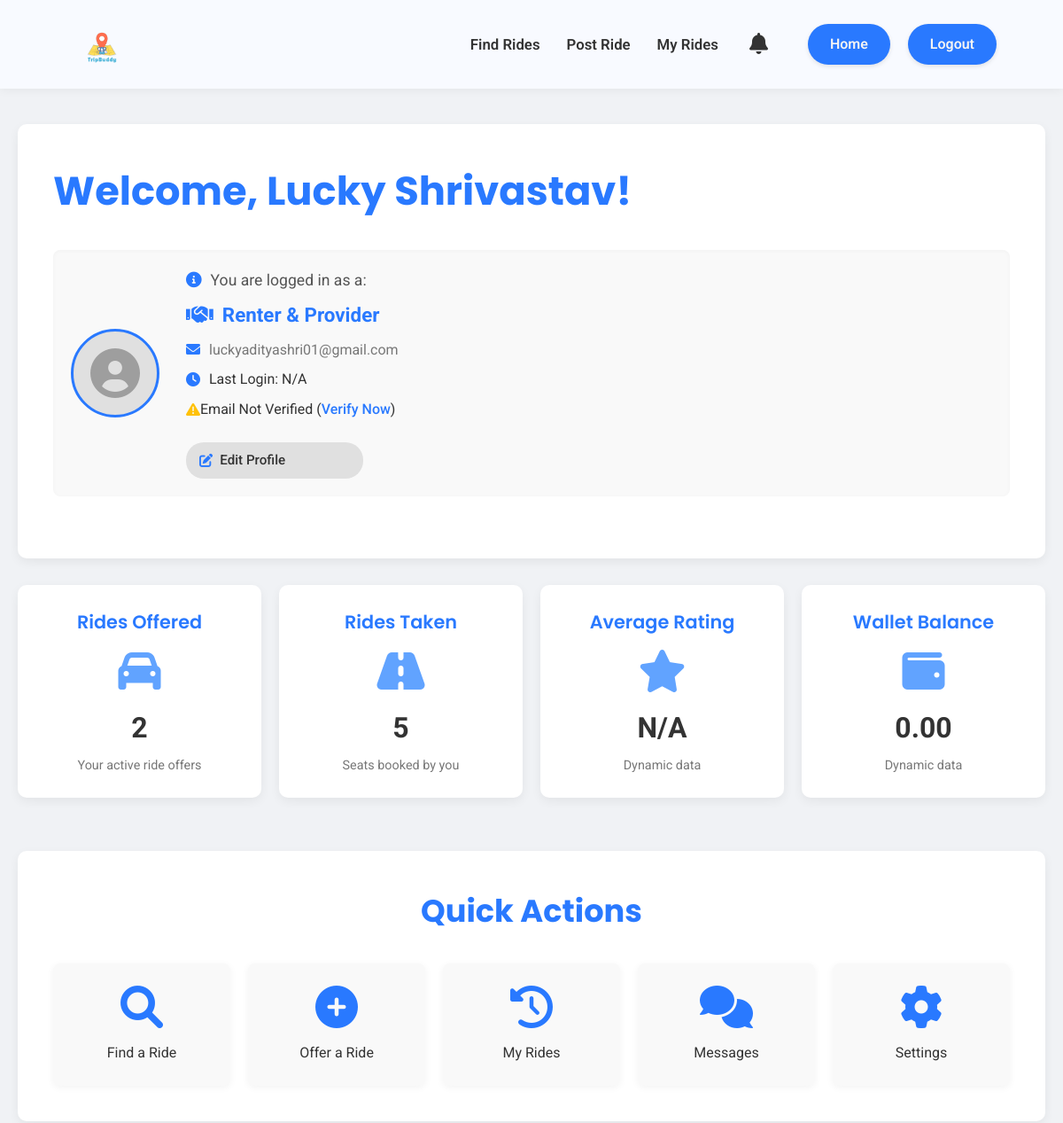
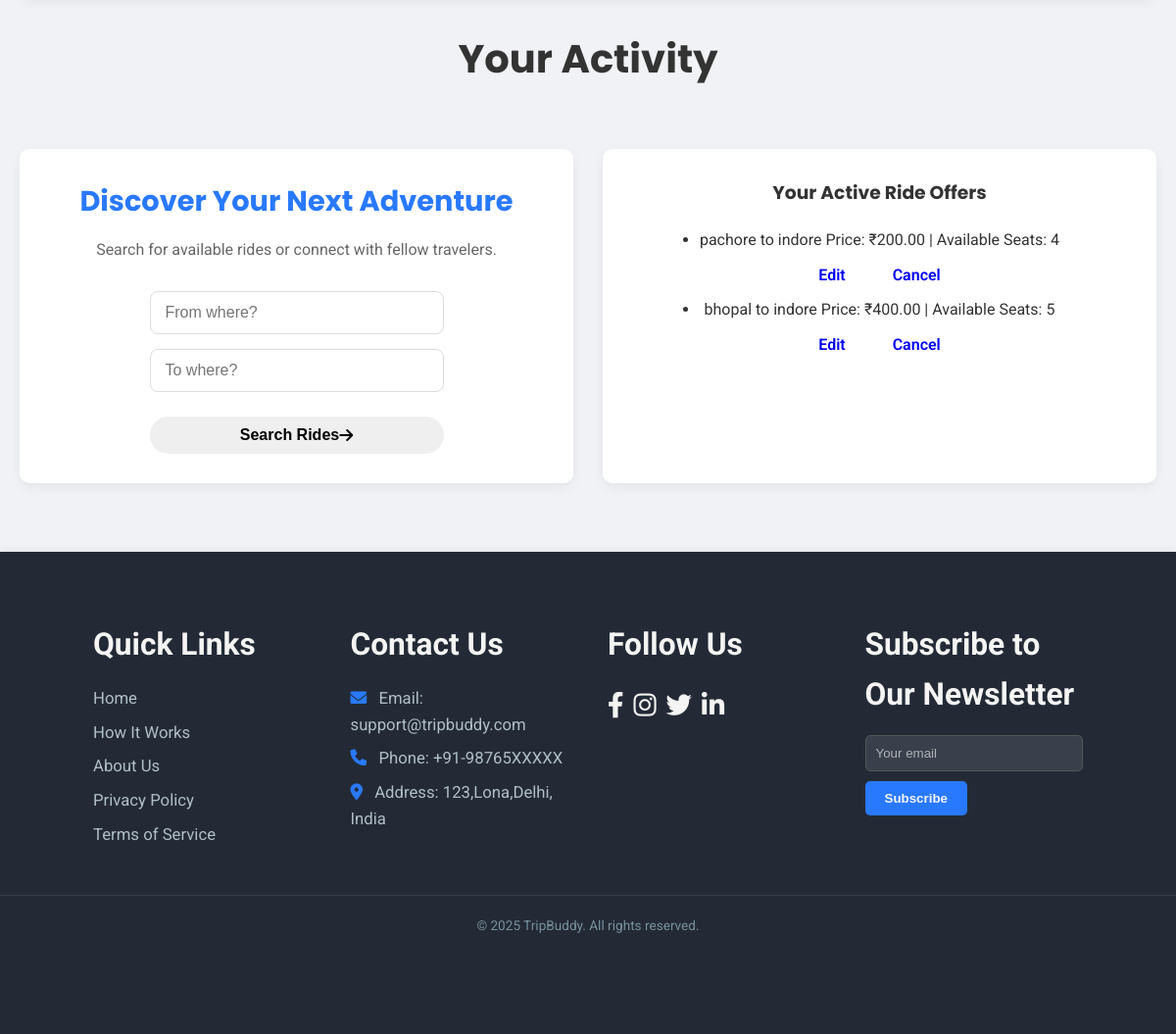
Page /dashboard (signed in) on the committed database (2 pictures, top to bottom).
### models.py (models this page shows, shortened)
class User(UserMixin, db.Model):
    id = db.Column(db.Integer, primary_key=True)
    username = db.Column(db.String(80), unique=True, nullable=False)
    email = db.Column(db.String(120), unique=True, nullable=False)
    password = db.Column(db.String(120), nullable=False)
    role = db.Column(db.String(20), nullable=False) # e.g., 'Renter', 'Provider'
    rides_created = db.relationship('Ride', backref='creator', lazy=True)
    rides_taken = db.Column(db.Integer, default=0, nullable=False)
    can_offer_rides = db.Column(db.Boolean, default=False, nullable=False)
    can_find_rides = db.Column(db.Boolean, default=False, nullable=False)
    received_notifications = db.relationship('Notification', backref='recipient', lazy=True, foreign_keys='Notification.user_id')

class Ride(db.Model):
    id = db.Column(db.Integer, primary_key=True)
    creator_id = db.Column(db.Integer, db.ForeignKey('user.id'), nullable=False)
    start_location = db.Column(db.String(100), nullable=False)
    end_location = db.Column(db.String(100), nullable=False)
    price = db.Column(db.Float, nullable=False)
    seats = db.Column(db.Integer, nullable=False)
    date = db.Column(db.Date, nullable=False)
    time = db.Column(db.String(20), nullable=False) # Store time as string (e.g., "10:00 AM")
    description = db.Column(db.Text, nullable=True)

### app.py (the view)
@app.route('/dashboard')
@login_required
def dashboard():
    user_rides = Ride.query.filter_by(creator_id=current_user.id).all()
    rides_offered_count = len(user_rides)
    rides_taken_count = current_user.rides_taken
    return render_template('dashboard.html',
                           name=current_user.username,
                           role=current_user.role,
                           user_rides=user_rides,
                           rides_offered_count=rides_offered_count,
                           rides_taken_count=rides_taken_count,
                           can_offer_rides=current_user.can_offer_rides,
                           can_find_rides=current_user.can_find_rides)

### app.py (called while the page is built)
@login_manager.user_loader
def load_user(user_id):
    return User.query.get(int(user_id))

### templates/dashboard.html (shortened to what this page needs)
<!DOCTYPE html>
<html lang="en">
<head>
    <link rel="stylesheet" href="https://cdnjs.cloudflare.com/ajax/libs/font-awesome/6.0.0-beta3/css/all.min.css">
    <link rel="stylesheet" href="{{ url_for('static', filename='css/main.css') }}">
    <link rel="stylesheet" href="{{ url_for('static', filename='css/dashboard.css') }}">
</head>
<body>
    <header class="dashboard-header">
        <div class="header-container">
            <div class="logo">
                <img src="{{ url_for('static', filename='images/tripbuddy.png') }}" alt="TripBuddy Logo" class="logo-img">
            </div>
            <div class="header-right-section">
                <nav class="dashboard-nav-header">
                    <ul>
                        <li><a href="{{ url_for('find_rides') }}" {% if not can_find_rides %}class="disabled-link"{% endif %}>Find Rides</a></li>
                        <li><a href="{{ url_for('post_ride') }}" {% if not can_offer_rides %}class="disabled-link"{% endif %}>Post Ride</a></li>
                        <li><a href="{{ url_for('my_rides') }}">My Rides</a></li>
                    </ul>
                </nav>
                <div class="header-actions">
    <button class="notification-bell" aria-label="Notifications">
        <i class="fas fa-bell"></i>
        <span class="notification-badge" id="notification-count">0</span> </button>
    <a href="{{ url_for('home') }}" class="logout-btn-header">Home</a>
    <a href="{{ url_for('logout') }}" class="logout-btn-header">Logout</a>
</div>
            </div>
        </div>
    </header>
    <main>
        <div class="dashboard-content">
            <h1 class="welcome-heading">Welcome, {{ name }}!</h1>
            <div class="user-summary-section">
                <div class="user-avatar-placeholder">
                    <i class="fas fa-user-circle"></i> </div>
                <div class="user-details">
                    <p class="logged-in-as"><i class="fas fa-info-circle info-icon"></i> You are logged in as a:</p>
                    <p class="user-role-display">
                        {% if role == 'Renter' %}
                            <i class="fas fa-user-tag role-icon"></i> Renter
                        {% elif role == 'Provider' %}
                            <i class="fas fa-car-side role-icon"></i> Provider
                        {% elif role == 'Renter, Provider' %}
                            <i class="fas fa-handshake role-icon"></i> Renter & Provider
                        {% else %}
                            <i class="fas fa-user role-icon"></i> {{ role }} {% endif %}
                    </p>
                    <p class="user-email-display"><i class="fas fa-envelope email-icon"></i> {{ current_user.email }}</p>
                    <p class="user-meta-info"><i class="fas fa-clock meta-icon"></i> Last Login: {{ current_user.last_login_date | default('N/A') }}</p>
                    <p class="user-meta-info">
                        {% if current_user.is_email_verified %}
                            <i class="fas fa-check-circle verified-icon"></i> Email Verified
                        {% else %}
                            <i class="fas fa-exclamation-triangle unverified-icon"></i> Email Not Verified (<a href="#" class="verify-link">Verify Now</a>)
                        {% endif %}
                    </p>
                    <a href="#" class="edit-profile-link"><i class="fas fa-edit"></i> Edit Profile</a>
                </div>
            </div>
        </div>
        <div class="dashboard-stats-grid">
            <div class="stat-card">
                <h3 class="stat-title">Rides Offered</h3>
                <i class="fas fa-car stat-icon"></i>
                <p class="stat-value">{{ rides_offered_count | default(0) }}</p>
                <p class="stat-description">Your active ride offers</p>
            </div>
            <div class="stat-card">
                <h3 class="stat-title">Rides Taken</h3>
                <i class="fas fa-road stat-icon"></i>
                <p class="stat-value">{{ rides_taken_count | default(0) }}</p>
                <p class="stat-description">Seats booked by you</p>
            </div>
            <div class="stat-card">
                <h3 class="stat-title">Average Rating</h3>
                <i class="fas fa-star stat-icon"></i>
                <p class="stat-value">{{ average_rating | default('N/A') }}</p>
                <p class="stat-description">Dynamic data</p>
            </div>
            <div class="stat-card">
                <h3 class="stat-title">Wallet Balance</h3>
                <i class="fas fa-wallet stat-icon"></i>
                <p class="stat-value">{{ wallet_balance | default('0.00') }}</p>
                <p class="stat-description">Dynamic data</p>
            </div>
        </div>
        <section class="quick-actions-section">
            <h2 class="quick-actions-heading">Quick Actions</h2>
            <div class="action-grid">
                <a href="{{ url_for('find_rides') }}" class="action-card {% if not can_find_rides %}disabled-card{% endif %}">
                    <i class="fas fa-search action-icon"></i>
                    <p class="action-text">Find a Ride</p>
                </a>
                <a href="{{ url_for('post_ride') }}" class="action-card {% if not can_offer_rides %}disabled-card{% endif %}">
                    <i class="fas fa-plus-circle action-icon"></i>
                    <p class="action-text">Offer a Ride</p>
                </a>
                <a href="{{ url_for('my_rides') }}" class="action-card">
                    <i class="fas fa-history action-icon"></i>
                    <p class="action-text">My Rides</p>
                </a>
                <a href="#" class="action-card">
                    <i class="fas fa-comments action-icon"></i>
                    <p class="action-text">Messages</p>
                </a>
                <a href="#" class="action-card">
                    <i class="fas fa-cog action-icon"></i>
                    <p class="action-text">Settings</p>
                </a>
            </div>
        </section>
        <h2 class="main-activity-title">Your Activity</h2>
        <section class="activity-cards-grid">
            <div class="card discover-adventure-card">
                <h3>Discover Your Next Adventure</h3>
                <p>Search for available rides or connect with fellow travelers.</p>
                <form class="search-ride-form">
                    <input type="text" placeholder="From where?" class="form-input">
                    <input type="text" placeholder="To where?" class="form-input">
                    <button type="submit" class="btn btn-primary">Search Rides <i class="fas fa-arrow-right"></i></button>
                </form>
            </div>
            <div class="card active-offers-card">
                <h3>Your Active Ride Offers</h3>
                {% if user_rides %}
                    <ul class="offer-list">
                        {% for ride in user_rides %}
                            <li class="offer-item">
                                <span class="offer-route">{{ ride.start_location }} to {{ ride.end_location }}</span>
                                <span class="offer-details">Price: ₹{{ "%.2f"|format(ride.price) }} | Available Seats: {{ ride.seats }}</span>
                                <div class="offer-actions">
                                    <a href="#" class="btn btn-sm btn-info">Edit</a>
                                    <a href="#" class="btn btn-sm btn-danger">Cancel</a>
                                </div>
                            </li>
                        {% endfor %}
                    </ul>
                {% else %}
                    <p class="no-offers-message"><i class="fas fa-info-circle"></i> You currently have no active ride offers.</p>
                    <a href="{{ url_for('post_ride') }}" class="btn btn-secondary-outline">Post a New Ride</a>
                {% endif %}
            </div>
            </section>
        </main>
    <footer class="main-footer section-padding">
        <div class="footer-container container">
            <div class="footer-links-group">
                <h4>Quick Links</h4>
                <a href="{{ url_for('home') }}">Home</a>
                <a href="{{ url_for('home') }}#how-it-works">How It Works</a>
                <a href="{{ url_for('about') }}">About Us</a>
                <a href="#">Privacy Policy</a>
                <a href="#">Terms of Service</a>
            </div>
            <div class="footer-contact-group">
                <h4>Contact Us</h4>
                <p><i class="fas fa-envelope"></i> Email: support@tripbuddy.com</p>
                <p><i class="fas fa-phone"></i> Phone: +91-98765XXXXX</p>
                <p><i class="fas fa-map-marker-alt"></i> Address: 123,Lona,Delhi, India</p>
            </div>
            <div class="footer-social-group">
                <h4>Follow Us</h4>
                <div class="social-icons">
                    <a href="https://www.facebook.com" target="_blank" aria-label="Facebook"><i class="fab fa-facebook-f"></i></a>
                    <a href="https://www.instagram.com" target="_blank" aria-label="Instagram"><i class="fab fa-instagram"></i></a>
                    <a href="https://www.twitter.com" target="_blank" aria-label="Twitter"><i class="fab fa-twitter"></i></a>
                    <a href="https://www.linkedin.com" target="_blank" aria-label="LinkedIn"><i class="fab fa-linkedin-in"></i></a>
                </div>
            </div>
            <div class="footer-newsletter-group">
                <h4>Subscribe to Our Newsletter</h4>
                <form class="newsletter-form">
                    <input type="email" placeholder="Your email" required />
                    <button type="submit">Subscribe</button>
                </form>
            </div>
        </div>
        <p class="footer-copy">&copy; 2025 TripBuddy. All rights reserved.</p>
    </footer>
    </body>
</html>

### static/css/main.css (style rules this page uses)
* { margin: 0; padding: 0; box-sizing: border-box; }
:root { --primary-color: #2979FF; --secondary-color: #FFD600; --dark-blue-hover: #1976D2; --dark-yellow-hover: #FFC107; --text-dark: #333333; --text-light: #f4f4f4; --background-light: #ffffff; --bg-dark: #232a36; --shadow-light: rgba(0, 0, 0, 0.05); --shadow-medium: rgba(0, 0, 0, 0.15); --poppins: 'Poppins', sans-serif; --roboto: 'Roboto', sans-serif; --primary-color-dark: #1976D2; --text-white: #ffffff; --bg-card: #ffffff; --text-medium: #666; }
body { font-family: var(--roboto); line-height: 1.6; color: var(--text-dark); background-color: #F0F2F5; overflow-x: hidden; display: flex; flex-direction: column; min-height: 100vh; }
.container { width: 90%; max-width: 1200px; margin: 0 auto; }
h1, h2, h3 { font-family: var(--poppins); color: var(--text-dark); margin-bottom: 20px; }
.section-padding { padding: 80px 0; }
.logo img { height: 80px; width: auto; display: block; }
.btn, .nav-btn { display: inline-flex; align-items: center; justify-content: center; padding: 8px 20px; border-radius: 25px; text-decoration: none; font-weight: 600; transition: all 0.3s ease; font-size: 1em; border: 2px solid transparent; cursor: pointer; white-space: nowrap; }
.btn::after, .nav-btn::after { display: none; }
.main-footer { background: var(--bg-dark); color: #B0BEC5; text-align: center; box-shadow: 0 -2px 10px var(--shadow-light); padding-top: 50px; margin-top: auto; }
.main-footer .footer-container { display: flex; flex-wrap: wrap; justify-content: space-around; margin-bottom: 20px; font-size: 1.1em; padding: 0 15px; }
.footer-links-group, .footer-contact-group, .footer-social-group, .footer-newsletter-group { margin: 20px; min-width: 200px; flex: 1; max-width: 280px; text-align: left; }
.footer-links-group h4, .footer-contact-group h4, .footer-social-group h4, .footer-newsletter-group h4 { margin-bottom: 15px; font-size: 1.8em; color: var(--text-light); }
.footer-links-group a, .footer-contact-group p { display: block; color: #B0BEC5; text-decoration: none; margin-bottom: 8px; font-size: 0.95em; }
.footer-contact-group p i { margin-right: 8px; color: var(--primary-color); }
.footer-social-group .social-icons { margin-top: 0; display: flex; justify-content: flex-start; }
.footer-social-group .social-icons a { margin: 0 10px 0 0; font-size: 1.5em; color: var(--text-light); }
.footer-newsletter-group .newsletter-form { display: flex; flex-direction: column; align-items: flex-start; }
.footer-newsletter-group input { padding: 10px; width: 100%; max-width: 250px; margin-bottom: 10px; border: 1px solid #555; background-color: rgba(255, 255, 255, 0.1); color: var(--text-light); border-radius: 5px; }
.footer-newsletter-group input::placeholder { color: rgba(255, 255, 255, 0.6); }
.footer-newsletter-group button { padding: 10px 20px; background-color: var(--primary-color); color: var(--text-light); border: none; cursor: pointer; border-radius: 5px; font-weight: bold; transition: background-color 0.3s ease; }
.footer-copy { border-top: 1px solid rgba(255, 255, 255, 0.1); padding-top: 20px; margin-top: 20px; padding-bottom: 20px; font-size: 0.85em; color: #78909C; }

### rows in the picture
User: username "Lucky Shrivastav", email "luckyadityashri01@gmail.com"
Ride: start_location "pachore", end_location "indore", price "200.00", seats "4"
Ride: start_location "bhopal", end_location "indore", price "400.00", seats "5"

### other values in the picture
{{ current_user.last_login_date | default('N/A') }} "N/A"
{{ rides_offered_count | default(0) }} "2"
{{ rides_taken_count | default(0) }} "5"
{{ average_rating | default('N/A') }} "N/A"
{{ wallet_balance | default('0.00') }} "0.00"
